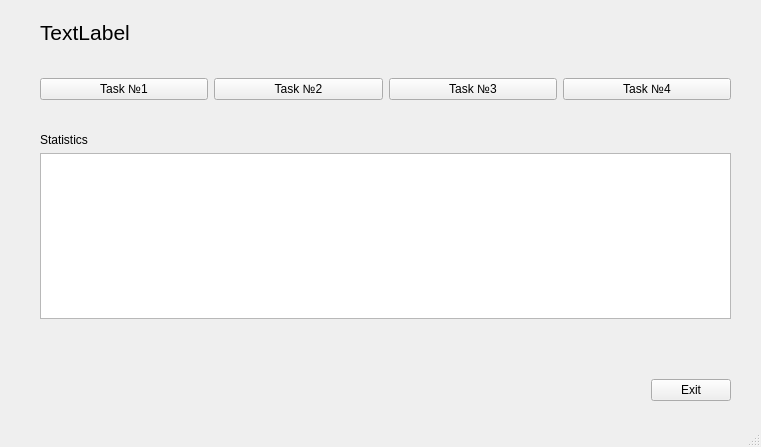
<?xml version="1.0" encoding="UTF-8"?>
<ui version="4.0">
 <class>MainWindow</class>
 <widget class="QMainWindow" name="MainWindow">
  <property name="geometry">
   <rect>
    <x>0</x>
    <y>0</y>
    <width>761</width>
    <height>447</height>
   </rect>
  </property>
  <property name="windowTitle">
   <string>MainWindow</string>
  </property>
  <widget class="QWidget" name="centralwidget">
   <widget class="QWidget" name="layoutWidget">
    <property name="geometry">
     <rect>
      <x>40</x>
      <y>20</y>
      <width>691</width>
      <height>381</height>
     </rect>
    </property>
    <layout class="QVBoxLayout" name="verticalLayout_2">
     <item>
      <layout class="QHBoxLayout" name="horizontalLayout">
       <item>
        <widget class="QLabel" name="log_lable">
         <property name="font">
          <font>
           <pointsize>16</pointsize>
          </font>
         </property>
         <property name="text">
          <string>TextLabel</string>
         </property>
        </widget>
       </item>
      </layout>
     </item>
     <item>
      <spacer name="verticalSpacer_5">
       <property name="orientation">
        <enum>Qt::Vertical</enum>
       </property>
       <property name="sizeHint" stdset="0">
        <size>
         <width>20</width>
         <height>40</height>
        </size>
       </property>
      </spacer>
     </item>
     <item>
      <spacer name="verticalSpacer_4">
       <property name="orientation">
        <enum>Qt::Vertical</enum>
       </property>
       <property name="sizeHint" stdset="0">
        <size>
         <width>20</width>
         <height>40</height>
        </size>
       </property>
      </spacer>
     </item>
     <item>
      <layout class="QHBoxLayout" name="horizontalLayout_2">
       <item>
        <widget class="QPushButton" name="task1_buttom">
         <property name="text">
          <string>Task №1</string>
         </property>
        </widget>
       </item>
       <item>
        <widget class="QPushButton" name="task2_buttom">
         <property name="text">
          <string>Task №2</string>
         </property>
        </widget>
       </item>
       <item>
        <widget class="QPushButton" name="task3_buttom">
         <property name="text">
          <string>Task №3</string>
         </property>
        </widget>
       </item>
       <item>
        <widget class="QPushButton" name="task4_buttom">
         <property name="text">
          <string>Task №4</string>
         </property>
        </widget>
       </item>
      </layout>
     </item>
     <item>
      <spacer name="verticalSpacer_8">
       <property name="orientation">
        <enum>Qt::Vertical</enum>
       </property>
       <property name="sizeHint" stdset="0">
        <size>
         <width>20</width>
         <height>40</height>
        </size>
       </property>
      </spacer>
     </item>
     <item>
      <spacer name="verticalSpacer_3">
       <property name="orientation">
        <enum>Qt::Vertical</enum>
       </property>
       <property name="sizeHint" stdset="0">
        <size>
         <width>20</width>
         <height>40</height>
        </size>
       </property>
      </spacer>
     </item>
     <item>
      <layout class="QVBoxLayout" name="verticalLayout">
       <item>
        <widget class="QLabel" name="Statistics_lable">
         <property name="text">
          <string>Statistics</string>
         </property>
        </widget>
       </item>
       <item>
        <widget class="QTextBrowser" name="textBrowser">
         <property name="html">
          <string>&lt;!DOCTYPE HTML PUBLIC &quot;-//W3C//DTD HTML 4.0//EN&quot; &quot;http://www.w3.org/TR/REC-html40/strict.dtd&quot;&gt;
&lt;html&gt;&lt;head&gt;&lt;meta name=&quot;qrichtext&quot; content=&quot;1&quot; /&gt;&lt;meta charset=&quot;utf-8&quot; /&gt;&lt;style type=&quot;text/css&quot;&gt;
p, li { white-space: pre-wrap; }
hr { height: 1px; border-width: 0; }
li.unchecked::marker { content: &quot;\2610&quot;; }
li.checked::marker { content: &quot;\2612&quot;; }
&lt;/style&gt;&lt;/head&gt;&lt;body style=&quot; font-family:'Segoe UI'; font-size:9pt; font-weight:400; font-style:normal;&quot;&gt;
&lt;p style=&quot;-qt-paragraph-type:empty; margin-top:0px; margin-bottom:0px; margin-left:0px; margin-right:0px; -qt-block-indent:0; text-indent:0px;&quot;&gt;&lt;br /&gt;&lt;/p&gt;&lt;/body&gt;&lt;/html&gt;</string>
         </property>
        </widget>
       </item>
      </layout>
     </item>
     <item>
      <spacer name="verticalSpacer_2">
       <property name="orientation">
        <enum>Qt::Vertical</enum>
       </property>
       <property name="sizeHint" stdset="0">
        <size>
         <width>20</width>
         <height>40</height>
        </size>
       </property>
      </spacer>
     </item>
     <item>
      <spacer name="verticalSpacer_7">
       <property name="orientation">
        <enum>Qt::Vertical</enum>
       </property>
       <property name="sizeHint" stdset="0">
        <size>
         <width>20</width>
         <height>40</height>
        </size>
       </property>
      </spacer>
     </item>
     <item>
      <spacer name="verticalSpacer_6">
       <property name="orientation">
        <enum>Qt::Vertical</enum>
       </property>
       <property name="sizeHint" stdset="0">
        <size>
         <width>20</width>
         <height>40</height>
        </size>
       </property>
      </spacer>
     </item>
     <item>
      <spacer name="verticalSpacer">
       <property name="orientation">
        <enum>Qt::Vertical</enum>
       </property>
       <property name="sizeHint" stdset="0">
        <size>
         <width>20</width>
         <height>40</height>
        </size>
       </property>
      </spacer>
     </item>
     <item>
      <layout class="QHBoxLayout" name="horizontalLayout_3">
       <item>
        <spacer name="horizontalSpacer">
         <property name="orientation">
          <enum>Qt::Horizontal</enum>
         </property>
         <property name="sizeHint" stdset="0">
          <size>
           <width>40</width>
           <height>20</height>
          </size>
         </property>
        </spacer>
       </item>
       <item>
        <widget class="QPushButton" name="exit_buttom">
         <property name="text">
          <string>Exit</string>
         </property>
        </widget>
       </item>
      </layout>
     </item>
    </layout>
   </widget>
  </widget>
  <widget class="QMenuBar" name="menubar">
   <property name="geometry">
    <rect>
     <x>0</x>
     <y>0</y>
     <width>761</width>
     <height>22</height>
    </rect>
   </property>
  </widget>
  <widget class="QStatusBar" name="statusbar"/>
 </widget>
 <resources/>
 <connections/>
</ui>
